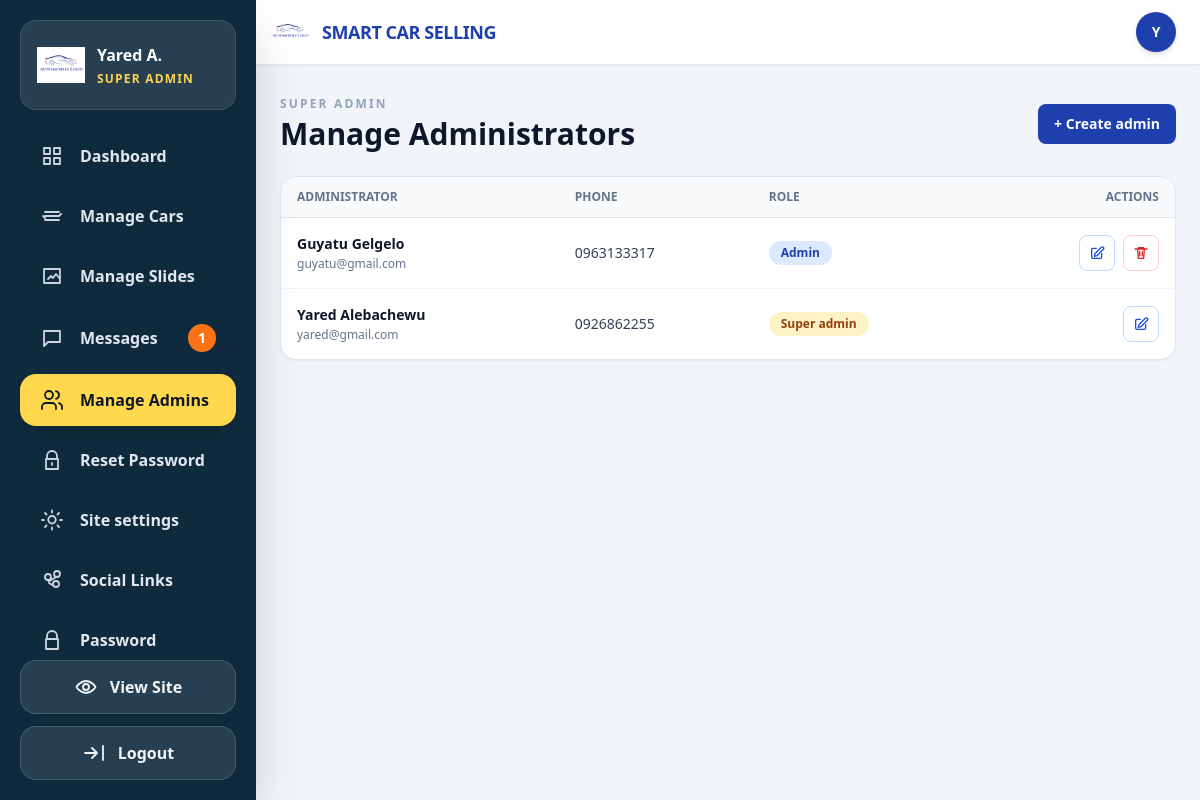
The app's page /admin/admin_accounts.php (signed in) with its own data.
### tables this page shows
CREATE TABLE IF NOT EXISTS `users` (
  `id` int(11) NOT NULL AUTO_INCREMENT,
  `username` varchar(50) NOT NULL,
  `password` varchar(255) NOT NULL,
  `role` enum('super_admin','admin','user') DEFAULT 'admin',
  `created_at` datetime DEFAULT current_timestamp(),
  `email` varchar(100) NOT NULL DEFAULT '',
  `name` varchar(100) NOT NULL DEFAULT '',
  `phone` varchar(20) DEFAULT NULL,
  `force_password_change` tinyint(1) NOT NULL DEFAULT 0,
  PRIMARY KEY (`id`)
);

### site_settings.php (called while the page is built, shortened)
<?php
function get_site_settings(PDO $pdo): array
{
    $defaults = [
        'site_name' => 'Smart Car Selling',
        'tagline' => 'Premium Used Cars',
        'logo_path' => 'car.png',
        'contact_phone' => '',
        'contact_email' => '',
        'address' => '',
        'primary_color' => '#1E40AF',
        'accent_color' => '#F59E0B',
        'header_color' => '#F3F4F6',
        'footer_color' => '#172554',
    ];
    $stmt = $pdo->query('SELECT setting_key, setting_value FROM site_settings');
    foreach ($stmt->fetchAll(PDO::FETCH_ASSOC) as $setting) {
        if (array_key_exists($setting['setting_key'], $defaults)) {
            $defaults[$setting['setting_key']] = $setting['setting_value'];
        }
    }
    return $defaults;
}

### admin/session.php (called while the page is built, shortened)
<?php
require_once __DIR__ . '/config.php';
$stmt = $pdo->prepare("SELECT id, name, email, phone, role, force_password_change FROM users WHERE id = ? AND role IN ('admin', 'super_admin')");
$stmt->execute([$_SESSION['admin_id']]);
$admin = $stmt->fetch(PDO::FETCH_ASSOC);
$displayName = !empty($admin['name'])
    ? $admin['name']
    : ($admin['email'] ?: $admin['phone']);
require_once __DIR__ . '/../site_settings.php';
$siteSettings = get_site_settings($pdo);
$adminLogoPath = '../' . ltrim($siteSettings['logo_path'], '/');

### admin/admin_accounts.php (the view, shortened to what this page needs)
<?php
require_once __DIR__ . '/session.php';
$createOpen = isset($_GET['create']);
$accounts = $pdo->query("SELECT id,role,email,name,phone,created_at FROM users WHERE role IN ('admin','super_admin') ORDER BY created_at DESC")->fetchAll(PDO::FETCH_ASSOC);
?>
<!DOCTYPE html>
<html lang="en">
<head>
  <script src="https://cdn.tailwindcss.com"></script>
</head>
<body class="min-h-screen bg-slate-100 text-slate-900">
<?php include __DIR__ . '/header.php'; ?>
<?php $activeSidebar='admins'; include __DIR__.'/sidebar.php'; ?>
<main id="main-content" class="min-h-screen w-full pt-16 transition-all duration-300">
  <div class="mx-auto max-w-6xl px-4 py-8 sm:px-6">
    <div class="mb-6 flex items-center justify-between gap-3"><div><p class="text-xs font-bold uppercase tracking-[0.18em] text-slate-400">Super admin</p><h1 class="mt-1 text-2xl font-bold sm:text-3xl">Manage Administrators</h1></div><button type="button" id="toggle-account-form" class="shrink-0 rounded-lg bg-primary px-4 py-2.5 text-sm font-bold text-white"><?= $createOpen ? 'Close form' : '+ Create admin' ?></button></div>
    <div class="overflow-hidden rounded-2xl border border-slate-200 bg-white shadow-sm">
      <div class="overflow-x-auto">
        <table class="admin-table w-full text-left text-sm">
          <thead class="border-b border-slate-200 bg-slate-50 text-xs uppercase text-slate-500">
            <tr><th class="px-4 py-3">Administrator</th><th class="px-4 py-3">Phone</th><th class="px-4 py-3">Role</th><th class="px-4 py-3 text-right">Actions</th></tr>
          </thead>
          <tbody class="divide-y divide-slate-100 sm:divide-y">
            <?php foreach ($accounts as $account): ?>
              <tr>
                <td class="px-4 py-4"><p class="font-bold"><?= htmlspecialchars($account['name'] ?: $account['phone']) ?></p><p class="mt-0.5 text-xs text-slate-500"><?= htmlspecialchars($account['email'] ?: 'No email') ?></p></td>
                <td class="px-4 py-4 text-slate-700"><?= htmlspecialchars($account['phone'] ?: '-') ?></td>
                <td class="px-4 py-4"><span class="inline-flex rounded-full <?= $account['role']==='super_admin'?'bg-amber-100 text-amber-800':'bg-blue-100 text-blue-800' ?> px-3 py-1 text-xs font-bold"><?= $account['role']==='super_admin'?'Super admin':'Admin' ?></span></td>
                <td class="actions-cell px-4 py-4">
                  <div class="flex justify-end gap-2">
                    <a href="?edit=<?= (int)$account['id'] ?>" class="flex h-9 w-9 items-center justify-center rounded-lg border border-blue-200 text-blue-700 transition hover:bg-blue-50" title="Edit" aria-label="Edit account"><svg class="h-4 w-4" fill="none" stroke="currentColor" viewBox="0 0 24 24"><path stroke-linecap="round" stroke-linejoin="round" stroke-width="2" d="M11 5H6a2 2 0 00-2 2v11a2 2 0 002 2h11a2 2 0 002-2v-5M18.5 3.5a2.121 2.121 0 013 3L12 16l-4 1 1-4 9.5-9.5z"/></svg></a>
                    <?php if ((int)$account['id'] !== (int)$admin['id']): ?>
                      <form method="post" onsubmit="return confirm('Delete this administrator account?');">
                        <button type="submit" class="flex h-9 w-9 items-center justify-center rounded-lg border border-red-200 text-red-600 transition hover:bg-red-50" title="Delete" aria-label="Delete account"><svg class="h-4 w-4" fill="none" stroke="currentColor" viewBox="0 0 24 24"><path stroke-linecap="round" stroke-linejoin="round" stroke-width="2" d="M3 6h18M8 6V4h8v2m-9 0l1 14h8l1-14M10 10v6m4-6v6"/></svg></button>
                      </form>
                    <?php endif; ?>
                  </div>
                </td>
              </tr>
            <?php endforeach; ?>
          </tbody>
        </table>
      </div>
    </div>
  </div>
</main>
</body>
</html>

### admin/header.php (shortened to what this page needs)
<header class="fixed left-0 right-0 top-0 z-50 border-b border-slate-200 bg-white shadow-sm">
  <div class="flex h-16 w-full items-center justify-between px-2 lg:h-16">
    <div id="header-left" class="flex items-center transition-all duration-300">
      <a href="dashboard.php" class="ml-1 flex items-center gap-3">
        <img src="<?= htmlspecialchars($adminLogoPath, ENT_QUOTES, 'UTF-8') ?>" alt="Logo"
          class="h-10 w-10 object-contain">
        <span class="max-w-[42vw] truncate text-base font-bold uppercase tracking-tight text-primary lg:text-lg">
          <?= htmlspecialchars($siteSettings['site_name'], ENT_QUOTES, 'UTF-8') ?>
        </span>
      </a>
    </div>
    <div class="pr-3 text-slate-900">
      <div class="relative">
        <button id="profile-btn" class="rounded-full p-1 transition" aria-label="Open profile menu">
          <span class="flex h-10 w-10 items-center justify-center rounded-full bg-primary text-sm font-bold text-white shadow-md">
            <?= htmlspecialchars(strtoupper(substr($displayName, 0, 1)), ENT_QUOTES, 'UTF-8') ?>
          </span>
        </button>
      </div>
    </div>
  </div>
</header>

### admin/sidebar.php (shortened to what this page needs)
<?php
$unreadMessages = 0;
try {
    $unreadMessages = (int) $pdo->query("SELECT COUNT(*) FROM contact_messages WHERE is_read = 0")->fetchColumn();
} catch (Throwable $e) {
    $unreadMessages = 0;
}
$activeSidebar = $activeSidebar ?? '';
$nameParts = preg_split('/\s+/', trim((string) $displayName)) ?: [];
$firstName = $nameParts[0] ?? '';
$firstName = $firstName !== '' ? mb_strtoupper(mb_substr($firstName, 0, 1)) . mb_substr($firstName, 1) : 'Admin';
$shortName = $firstName;
if (isset($nameParts[1]) && trim($nameParts[1]) !== '') {
    $shortName .= ' ' . mb_strtoupper(mb_substr(trim($nameParts[1]), 0, 1)) . '.';
}
$navItems = [
    'dashboard' => ['Dashboard', 'dashboard.php', '<path stroke-linecap="round" stroke-linejoin="round" stroke-width="1.8" d="M4 4h6v6H4zm10 0h6v6h-6zM4 14h6v6H4zm10 0h6v6h-6z"/>'],
    'cars' => ['Manage Cars', 'cars.php', '<path stroke-linecap="round" stroke-linejoin="round" stroke-width="1.8" d="M5 12h14M5 8h14M5 16h14M3 12l2 2m14-2l2-2"/>'],
    'slides' => ['Manage Slides', 'hero_images.php', '<path stroke-linecap="round" stroke-linejoin="round" stroke-width="1.8" d="M4 5h16v14H4zm4 10l3-3 2 2 3-4 4 5"/>'],
    'messages' => ['Messages', 'messages.php', '<path stroke-linecap="round" stroke-linejoin="round" stroke-width="1.8" d="M4 5h16v11H8l-4 4V5z"/>'],
];
?>
<aside id="sidebar"
  class="fixed inset-y-0 left-0 z-50 flex w-64 -translate-x-full flex-col bg-[#0f2a3d] text-white shadow-2xl transition-transform duration-300 ease-in-out">
  <div class="mx-5 mt-5 flex items-center justify-between rounded-2xl border border-white/10 bg-white/10 px-4 py-5">
    <a href="dashboard.php" class="flex min-w-0 items-center gap-3 overflow-hidden">
      <img src="<?= htmlspecialchars($adminLogoPath, ENT_QUOTES, 'UTF-8') ?>" alt="Logo" class="h-12 w-12 flex-shrink-0 object-contain">
      <span class="min-w-0">
        <span class="block truncate text-base font-bold"><?= htmlspecialchars($shortName, ENT_QUOTES, 'UTF-8') ?></span>
        <span class="mt-1 block text-xs font-bold tracking-widest text-amber-300"><?= $admin['role'] === 'super_admin' ? 'SUPER ADMIN' : 'ADMIN' ?></span>
      </span>
    </a>
  </div>
  <nav class="mt-5 flex-1 overflow-y-auto px-5 pb-4">
    <ul class="space-y-2">
      <?php foreach ($navItems as $key => [$label, $href, $icon]): ?>
        <li>
          <a href="<?= htmlspecialchars($href, ENT_QUOTES, 'UTF-8') ?>"
            class="<?= $activeSidebar === $key
              ? 'flex items-center gap-4 rounded-2xl bg-[#FFD84D] px-5 py-3.5 text-base font-bold text-slate-900 shadow-lg'
              : 'flex items-center gap-4 rounded-xl px-5 py-3.5 text-base font-semibold text-slate-200 transition hover:bg-white/10 hover:text-white' ?>">
            <svg class="h-6 w-6 <?= $activeSidebar === $key ? '' : 'text-slate-300' ?>" fill="none" stroke="currentColor" viewBox="0 0 24 24"><?= $icon ?></svg>
            <span><?= htmlspecialchars($label, ENT_QUOTES, 'UTF-8') ?></span>
            <?php if ($key === 'messages' && $unreadMessages > 0): ?>
              <span class="ml-auto flex h-7 w-7 items-center justify-center rounded-full bg-orange-500 text-sm text-white"><?= $unreadMessages ?></span>
            <?php endif; ?>
          </a>
        </li>
      <?php endforeach; ?>
      <?php if ($admin['role'] === 'super_admin'): ?>
        <li>
          <a href="admin_accounts.php" class="<?= $activeSidebar === 'admins'
            ? 'flex items-center gap-4 rounded-2xl bg-[#FFD84D] px-5 py-3.5 text-base font-bold text-slate-900 shadow-lg'
            : 'flex items-center gap-4 rounded-xl px-5 py-3.5 text-base font-semibold text-slate-200 transition hover:bg-white/10 hover:text-white' ?>">
            <svg class="h-6 w-6 <?= $activeSidebar === 'admins' ? '' : 'text-slate-300' ?>" fill="none" stroke="currentColor" viewBox="0 0 24 24"><path stroke-linecap="round" stroke-linejoin="round" stroke-width="1.8" d="M16 21v-2a4 4 0 00-4-4H6a4 4 0 00-4 4v2m7-10a4 4 0 100-8 4 4 0 000 8zm13 10v-2a4 4 0 00-3-3.87M16 3.13a4 4 0 010 7.75"/></svg>
            Manage Admins
          </a>
        </li>
        <li>
          <a href="admin_password_reset.php" class="<?= $activeSidebar === 'password_reset'
            ? 'flex items-center gap-4 rounded-2xl bg-[#FFD84D] px-5 py-3.5 text-base font-bold text-slate-900 shadow-lg'
            : 'flex items-center gap-4 rounded-xl px-5 py-3.5 text-base font-semibold text-slate-200 transition hover:bg-white/10 hover:text-white' ?>">
            <svg class="h-6 w-6 <?= $activeSidebar === 'password_reset' ? '' : 'text-slate-300' ?>" fill="none" stroke="currentColor" viewBox="0 0 24 24"><path stroke-linecap="round" stroke-linejoin="round" stroke-width="1.8" d="M7 11V8a5 5 0 0110 0v3m-11 0h12v10H6V11zm6 4v2"/></svg>
            Reset Password
          </a>
        </li>
        <li>
          <a href="settings.php" class="<?= $activeSidebar === 'settings'
            ? 'flex items-center gap-4 rounded-2xl bg-[#FFD84D] px-5 py-3.5 text-base font-bold text-slate-900 shadow-lg'
            : 'flex items-center gap-4 rounded-xl px-5 py-3.5 text-base font-semibold text-slate-200 transition hover:bg-white/10 hover:text-white' ?>">
            <svg class="h-6 w-6 <?= $activeSidebar === 'settings' ? '' : 'text-slate-300' ?>" fill="none" stroke="currentColor" viewBox="0 0 24 24"><path stroke-linecap="round" stroke-linejoin="round" stroke-width="1.8" d="M12 15.5A3.5 3.5 0 1012 8a3.5 3.5 0 000 7.5zm0-13v2m0 15v2m10-9.5h-2m-16 0H2m17-7l-1.5 1.5M6.5 17.5L5 19m14 0l-1.5-1.5M6.5 6.5L5 5"/></svg>
            Site settings
          </a>
        </li>
        <li>
          <a href="social_links.php" class="<?= $activeSidebar === 'social'
            ? 'flex items-center gap-4 rounded-2xl bg-[#FFD84D] px-5 py-3.5 text-base font-bold text-slate-900 shadow-lg'
            : 'flex items-center gap-4 rounded-xl px-5 py-3.5 text-base font-semibold text-slate-200 transition hover:bg-white/10 hover:text-white' ?>">
            <svg class="h-6 w-6 <?= $activeSidebar === 'social' ? '' : 'text-slate-300' ?>" fill="none" stroke="currentColor" viewBox="0 0 24 24"><path stroke-linecap="round" stroke-linejoin="round" stroke-width="1.8" d="M8.6 13.5l6.8-4M9 15l6.5 4M8 12a3 3 0 100-6 3 3 0 000 6zm9-3a3 3 0 100-6 3 3 0 000 6zm-1 10a3 3 0 100-6 3 3 0 000 6z"/></svg>
            Social Links
          </a>
        </li>
      <?php endif; ?>
      <li>
        <a href="change_password.php" class="<?= $activeSidebar === 'password'
          ? 'flex items-center gap-4 rounded-2xl bg-[#FFD84D] px-5 py-3.5 text-base font-bold text-slate-900 shadow-lg'
          : 'flex items-center gap-4 rounded-xl px-5 py-3.5 text-base font-semibold text-slate-200 transition hover:bg-white/10 hover:text-white' ?>">
          <svg class="h-6 w-6 <?= $activeSidebar === 'password' ? '' : 'text-slate-300' ?>" fill="none" stroke="currentColor" viewBox="0 0 24 24"><path stroke-linecap="round" stroke-linejoin="round" stroke-width="1.8" d="M7 11V8a5 5 0 0110 0v3m-11 0h12v10H6V11z"/></svg>
          Password
        </a>
      </li>
    </ul>
  </nav>
  <div class="space-y-3 px-5 pb-5">
    <a href="../index.php" target="_blank" rel="noopener noreferrer"
      class="flex items-center justify-center gap-3 rounded-2xl border border-white/15 bg-white/10 py-3.5 text-base font-bold text-slate-100 transition hover:bg-white/15">
      <svg class="h-6 w-6" fill="none" stroke="currentColor" viewBox="0 0 24 24"><path stroke-linecap="round" stroke-linejoin="round" stroke-width="1.8" d="M2.5 12s3.5-6 9.5-6 9.5 6 9.5 6-3.5 6-9.5 6-9.5-6-9.5-6zm9.5 3a3 3 0 100-6 3 3 0 000 6z"/></svg>
      View Site
    </a>
    <form action="logout.php" method="POST" data-confirm-title="Log out?" data-confirm-message="Are you sure you want to log out of the admin panel?" data-confirm-button="Log out">
      <button type="submit"
        class="flex w-full items-center justify-center gap-3 rounded-2xl border border-white/15 bg-white/10 py-3.5 text-base font-bold text-slate-100 transition hover:border-red-400/40 hover:bg-red-500/10">
        <svg class="h-6 w-6" fill="none" stroke="currentColor" viewBox="0 0 24 24"><path stroke-linecap="round" stroke-linejoin="round" stroke-width="1.8" d="M10 17l5-5-5-5m5 5H3m18 7V5"/></svg>
        Logout
      </button>
    </form>
  </div>
</aside>

### admin/header.php (style rules this page uses)
@media (min-width: 1024px) { #sidebar { transform: translateX(0) !important; } }
@media (min-width: 1024px) { #main-content { margin-left: 256px !important; width: calc(100% - 256px) !important; } }
@media (min-width: 1024px) { #header-left { margin-left: 258px !important; } }

### records on screen
users: name "Y", name "Yared A.", name "Yared Alebachewu", email "yared@gmail.com", phone "0926862255", role "Super admin"
users: name "Guyatu Gelgelo", email "guyatu@gmail.com", phone "0963133317", role "Admin"

### other values on screen
$siteSettings['site_name'] "SMART CAR SELLING"
$label "Dashboard"
$label "Manage Cars"
$label "Manage Slides"
$label "Messages"
$unreadMessages "1"
